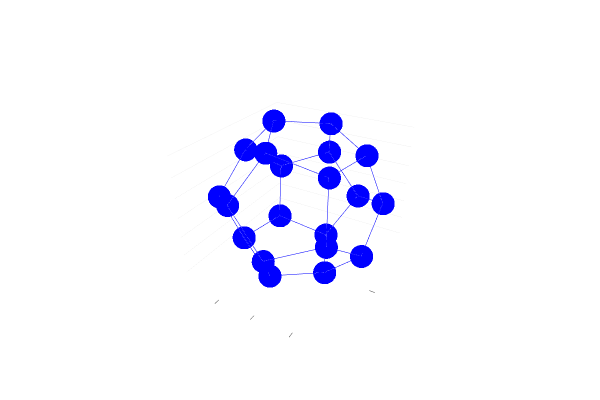

Notebook cell for this chart:
### Code cell
x = E.vectors[:,2]
y = E.vectors[:,3]
z = E.vectors[:,4]
plotlyjs()
plot_graph(M, x, y, z; setaxis=false);

### Figure 1 — Plotly figure (JSON) as saved in the notebook; plotly's stock layout.template omitted (floating-point values rounded to 4 significant figures)
{"data": [{"colorbar": {"title": ""}, "hoverinfo": "text", "legendgroup": "y1", "line": {"color": "rgba(0, 0, 255, 1.000)", "dash": "solid", "shape": "linear", "width": 1}, "mode": "lines", "name": "y1", "showlegend": true, "text": [null, null], "type": "scatter3d", "x": [0.3481, 0.2766], "xaxis": "x1", "y": [0.1698, 0.09643], "yaxis": "y1", "z": [-0.003281, 0.2534], "zmax": 0.1, "zmin": -0.1}, {"colorbar": {"title": ""}, "hoverinfo": "text", "legendgroup": "y2", "line": {"color": "rgba(0, 0, 255, 1.000)", "dash": "solid", "shape": "linear", "width": 1}, "mode": "lines", "name": "y2", "showlegend": true, "text": [null, null], "type": "scatter3d", "x": [0.2766, 0.2321], "xaxis": "x1", "y": [0.09643, -0.1764], "yaxis": "y1", "z": [0.2534, 0.255], "zmax": 0.1, "zmin": -0.1}, {"colorbar": {"title": ""}, "hoverinfo": "text", "legendgroup": "y3", "line": {"color": "rgba(0, 0, 255, 1.000)", "dash": "solid", "shape": "linear", "width": 1}, "mode": "lines", "name": "y3", "showlegend": true, "text": [null, null], "type": "scatter3d", "x": [0.2321, 0.2761], "xaxis": "x1", "y": [-0.1764, -0.2716], "yaxis": "y1", "z": [0.255, -0.000702], "zmax": 0.1, "zmin": -0.1}, {"colorbar": {"title": ""}, "hoverinfo": "text", "legendgroup": "y4", "line": {"color": "rgba(0, 0, 255, 1.000)", "dash": "solid", "shape": "linear", "width": 1}, "mode": "lines", "name": "y4", "showlegend": true, "text": [null, null], "type": "scatter3d", "x": [0.3481, 0.3478], "xaxis": "x1", "y": [0.1698, -0.05762], "yaxis": "y1", "z": [-0.003281, -0.1603], "zmax": 0.1, "zmin": -0.1}, {"colorbar": {"title": ""}, "hoverinfo": "text", "legendgroup": "y5", "line": {"color": "rgba(0, 0, 255, 1.000)", "dash": "solid", "shape": "linear", "width": 1}, "mode": "lines", "name": "y5", "showlegend": true, "text": [null, null], "type": "scatter3d", "x": [0.2761, 0.3478], "xaxis": "x1", "y": [-0.2716, -0.05762], "yaxis": "y1", "z": [-0.000702, -0.1603], "zmax": 0.1, "zmin": -0.1}, {"colorbar": {"title": ""}, "hoverinfo": "text", "legendgroup": "y6", "line": {"color": "rgba(0, 0, 255, 1.000)", "dash": "solid", "shape": "linear", "width": 1}, "mode": "lines", "name": "y6", "showlegend": true, "text": [null, null], "type": "scatter3d", "x": [0.3478, 0.1535], "xaxis": "x1", "y": [-0.05762, -0.02709], "yaxis": "y1", "z": [-0.1603, -0.3545], "zmax": 0.1, "zmin": -0.1}, {"colorbar": {"title": ""}, "hoverinfo": "text", "legendgroup": "y7", "line": {"color": "rgba(0, 0, 255, 1.000)", "dash": "solid", "shape": "linear", "width": 1}, "mode": "lines", "name": "y7", "showlegend": true, "text": [null, null], "type": "scatter3d", "x": [0.1535, -0.03823], "xaxis": "x1", "y": [-0.02709, -0.2222], "yaxis": "y1", "z": [-0.3545, -0.3149], "zmax": 0.1, "zmin": -0.1}, {"colorbar": {"title": ""}, "hoverinfo": "text", "legendgroup": "y8", "line": {"color": "rgba(0, 0, 255, 1.000)", "dash": "solid", "shape": "linear", "width": 1}, "mode": "lines", "name": "y8", "showlegend": true, "text": [null, null], "type": "scatter3d", "x": [0.2761, 0.03755], "xaxis": "x1", "y": [-0.2716, -0.3733], "yaxis": "y1", "z": [-0.000702, -0.09625], "zmax": 0.1, "zmin": -0.1}, {"colorbar": {"title": ""}, "hoverinfo": "text", "legendgroup": "y9", "line": {"color": "rgba(0, 0, 255, 1.000)", "dash": "solid", "shape": "linear", "width": 1}, "mode": "lines", "name": "y9", "showlegend": true, "text": [null, null], "type": "scatter3d", "x": [-0.03823, 0.03755], "xaxis": "x1", "y": [-0.2222, -0.3733], "yaxis": "y1", "z": [-0.3149, -0.09625], "zmax": 0.1, "zmin": -0.1}, {"colorbar": {"title": ""}, "hoverinfo": "text", "legendgroup": "y10", "line": {"color": "rgba(0, 0, 255, 1.000)", "dash": "solid", "shape": "linear", "width": 1}, "mode": "lines", "name": "y10", "showlegend": true, "text": [null, null], "type": "scatter3d", "x": [-0.03823, -0.2766], "xaxis": "x1", "y": [-0.2222, -0.09643], "yaxis": "y1", "z": [-0.3149, -0.2534], "zmax": 0.1, "zmin": -0.1}, {"colorbar": {"title": ""}, "hoverinfo": "text", "legendgroup": "y11", "line": {"color": "rgba(0, 0, 255, 1.000)", "dash": "solid", "shape": "linear", "width": 1}, "mode": "lines", "name": "y11", "showlegend": true, "text": [null, null], "type": "scatter3d", "x": [-0.2766, -0.3481], "xaxis": "x1", "y": [-0.09643, -0.1698], "yaxis": "y1", "z": [-0.2534, 0.003281], "zmax": 0.1, "zmin": -0.1}, {"colorbar": {"title": ""}, "hoverinfo": "text", "legendgroup": "y12", "line": {"color": "rgba(0, 0, 255, 1.000)", "dash": "solid", "shape": "linear", "width": 1}, "mode": "lines", "name": "y12", "showlegend": true, "text": [null, null], "type": "scatter3d", "x": [0.03755, -0.1539], "xaxis": "x1", "y": [-0.3733, -0.3409], "yaxis": "y1", "z": [-0.09625, 0.1004], "zmax": 0.1, "zmin": -0.1}, {"colorbar": {"title": ""}, "hoverinfo": "text", "legendgroup": "y13", "line": {"color": "rgba(0, 0, 255, 1.000)", "dash": "solid", "shape": "linear", "width": 1}, "mode": "lines", "name": "y13", "showlegend": true, "text": [null, null], "type": "scatter3d", "x": [-0.3481, -0.1539], "xaxis": "x1", "y": [-0.1698, -0.3409], "yaxis": "y1", "z": [0.003281, 0.1004], "zmax": 0.1, "zmin": -0.1}, {"colorbar": {"title": ""}, "hoverinfo": "text", "legendgroup": "y14", "line": {"color": "rgba(0, 0, 255, 1.000)", "dash": "solid", "shape": "linear", "width": 1}, "mode": "lines", "name": "y14", "showlegend": true, "text": [null, null], "type": "scatter3d", "x": [-0.3481, -0.3478], "xaxis": "x1", "y": [-0.1698, 0.05762], "yaxis": "y1", "z": [0.003281, 0.1603], "zmax": 0.1, "zmin": -0.1}, {"colorbar": {"title": ""}, "hoverinfo": "text", "legendgroup": "y15", "line": {"color": "rgba(0, 0, 255, 1.000)", "dash": "solid", "shape": "linear", "width": 1}, "mode": "lines", "name": "y15", "showlegend": true, "text": [null, null], "type": "scatter3d", "x": [0.2321, -0.03371], "xaxis": "x1", "y": [-0.1764, -0.2192], "yaxis": "y1", "z": [0.255, 0.3175], "zmax": 0.1, "zmin": -0.1}, {"colorbar": {"title": ""}, "hoverinfo": "text", "legendgroup": "y16", "line": {"color": "rgba(0, 0, 255, 1.000)", "dash": "solid", "shape": "linear", "width": 1}, "mode": "lines", "name": "y16", "showlegend": true, "text": [null, null], "type": "scatter3d", "x": [-0.1539, -0.03371], "xaxis": "x1", "y": [-0.3409, -0.2192], "yaxis": "y1", "z": [0.1004, 0.3175], "zmax": 0.1, "zmin": -0.1}, {"colorbar": {"title": ""}, "hoverinfo": "text", "legendgroup": "y17", "line": {"color": "rgba(0, 0, 255, 1.000)", "dash": "solid", "shape": "linear", "width": 1}, "mode": "lines", "name": "y17", "showlegend": true, "text": [null, null], "type": "scatter3d", "x": [-0.3478, -0.1535], "xaxis": "x1", "y": [0.05762, 0.02709], "yaxis": "y1", "z": [0.1603, 0.3545], "zmax": 0.1, "zmin": -0.1}, {"colorbar": {"title": ""}, "hoverinfo": "text", "legendgroup": "y18", "line": {"color": "rgba(0, 0, 255, 1.000)", "dash": "solid", "shape": "linear", "width": 1}, "mode": "lines", "name": "y18", "showlegend": true, "text": [null, null], "type": "scatter3d", "x": [-0.03371, -0.1535], "xaxis": "x1", "y": [-0.2192, 0.02709], "yaxis": "y1", "z": [0.3175, 0.3545], "zmax": 0.1, "zmin": -0.1}, {"colorbar": {"title": ""}, "hoverinfo": "text", "legendgroup": "y19", "line": {"color": "rgba(0, 0, 255, 1.000)", "dash": "solid", "shape": "linear", "width": 1}, "mode": "lines", "name": "y19", "showlegend": true, "text": [null, null], "type": "scatter3d", "x": [0.2766, 0.03823], "xaxis": "x1", "y": [0.09643, 0.2222], "yaxis": "y1", "z": [0.2534, 0.3149], "zmax": 0.1, "zmin": -0.1}, {"colorbar": {"title": ""}, "hoverinfo": "text", "legendgroup": "y20", "line": {"color": "rgba(0, 0, 255, 1.000)", "dash": "solid", "shape": "linear", "width": 1}, "mode": "lines", "name": "y20", "showlegend": true, "text": [null, null], "type": "scatter3d", "x": [-0.1535, 0.03823], "xaxis": "x1", "y": [0.02709, 0.2222], "yaxis": "y1", "z": [0.3545, 0.3149], "zmax": 0.1, "zmin": -0.1}, {"colorbar": {"title": ""}, "hoverinfo": "text", "legendgroup": "y21", "line": {"color": "rgba(0, 0, 255, 1.000)", "dash": "solid", "shape": "linear", "width": 1}, "mode": "lines", "name": "y21", "showlegend": true, "text": [null, null], "type": "scatter3d", "x": [0.3481, 0.1539], "xaxis": "x1", "y": [0.1698, 0.3409], "yaxis": "y1", "z": [-0.003281, -0.1004], "zmax": 0.1, "zmin": -0.1}, {"colorbar": {"title": ""}, "hoverinfo": "text", "legendgroup": "y22", "line": {"color": "rgba(0, 0, 255, 1.000)", "dash": "solid", "shape": "linear", "width": 1}, "mode": "lines", "name": "y22", "showlegend": true, "text": [null, null], "type": "scatter3d", "x": [0.03823, -0.03755], "xaxis": "x1", "y": [0.2222, 0.3733], "yaxis": "y1", "z": [0.3149, 0.09625], "zmax": 0.1, "zmin": -0.1}, {"colorbar": {"title": ""}, "hoverinfo": "text", "legendgroup": "y23", "line": {"color": "rgba(0, 0, 255, 1.000)", "dash": "solid", "shape": "linear", "width": 1}, "mode": "lines", "name": "y23", "showlegend": true, "text": [null, null], "type": "scatter3d", "x": [0.1539, -0.03755], "xaxis": "x1", "y": [0.3409, 0.3733], "yaxis": "y1", "z": [-0.1004, 0.09625], "zmax": 0.1, "zmin": -0.1}, {"colorbar": {"title": ""}, "hoverinfo": "text", "legendgroup": "y24", "line": {"color": "rgba(0, 0, 255, 1.000)", "dash": "solid", "shape": "linear", "width": 1}, "mode": "lines", "name": "y24", "showlegend": true, "text": [null, null], "type": "scatter3d", "x": [0.1535, 0.03371], "xaxis": "x1", "y": [-0.02709, 0.2192], "yaxis": "y1", "z": [-0.3545, -0.3175], "zmax": 0.1, "zmin": -0.1}, {"colorbar": {"title": ""}, "hoverinfo": "text", "legendgroup": "y25", "line": {"color": "rgba(0, 0, 255, 1.000)", "dash": "solid", "shape": "linear", "width": 1}, "mode": "lines", "name": "y25", "showlegend": true, "text": [null, null], "type": "scatter3d", "x": [0.1539, 0.03371], "xaxis": "x1", "y": [0.3409, 0.2192], "yaxis": "y1", "z": [-0.1004, -0.3175], "zmax": 0.1, "zmin": -0.1}, {"colorbar": {"title": ""}, "hoverinfo": "text", "legendgroup": "y26", "line": {"color": "rgba(0, 0, 255, 1.000)", "dash": "solid", "shape": "linear", "width": 1}, "mode": "lines", "name": "y26", "showlegend": true, "text": [null, null], "type": "scatter3d", "x": [-0.2766, -0.2321], "xaxis": "x1", "y": [-0.09643, 0.1764], "yaxis": "y1", "z": [-0.2534, -0.255], "zmax": 0.1, "zmin": -0.1}, {"colorbar": {"title": ""}, "hoverinfo": "text", "legendgroup": "y27", "line": {"color": "rgba(0, 0, 255, 1.000)", "dash": "solid", "shape": "linear", "width": 1}, "mode": "lines", "name": "y27", "showlegend": true, "text": [null, null], "type": "scatter3d", "x": [0.03371, -0.2321], "xaxis": "x1", "y": [0.2192, 0.1764], "yaxis": "y1", "z": [-0.3175, -0.255], "zmax": 0.1, "zmin": -0.1}, {"colorbar": {"title": ""}, "hoverinfo": "text", "legendgroup": "y28", "line": {"color": "rgba(0, 0, 255, 1.000)", "dash": "solid", "shape": "linear", "width": 1}, "mode": "lines", "name": "y28", "showlegend": true, "text": [null, null], "type": "scatter3d", "x": [-0.3478, -0.2761], "xaxis": "x1", "y": [0.05762, 0.2716], "yaxis": "y1", "z": [0.1603, 0.000702], "zmax": 0.1, "zmin": -0.1}, {"colorbar": {"title": ""}, "hoverinfo": "text", "legendgroup": "y29", "line": {"color": "rgba(0, 0, 255, 1.000)", "dash": "solid", "shape": "linear", "width": 1}, "mode": "lines", "name": "y29", "showlegend": true, "text": [null, null], "type": "scatter3d", "x": [-0.03755, -0.2761], "xaxis": "x1", "y": [0.3733, 0.2716], "yaxis": "y1", "z": [0.09625, 0.000702], "zmax": 0.1, "zmin": -0.1}, {"colorbar": {"title": ""}, "hoverinfo": "text", "legendgroup": "y30", "line": {"color": "rgba(0, 0, 255, 1.000)", "dash": "solid", "shape": "linear", "width": 1}, "mode": "lines", "name": "y30", "showlegend": true, "text": [null, null], "type": "scatter3d", "x": [-0.2321, -0.2761], "xaxis": "x1", "y": [0.1764, 0.2716], "yaxis": "y1", "z": [-0.255, 0.000702], "zmax": 0.1, "zmin": -0.1}, {"colorbar": {"title": ""}, "hoverinfo": "text", "legendgroup": "y31", "marker": {"color": "rgba(0, 0, 255, 1.000)", "line": {"color": "rgba(0, 0, 0, 0.000)", "width": 1}, "size": 8, "symbol": "circle"}, "mode": "markers", "name": "y31", "showlegend": true, "text": [null, null, null, null, null, null, null, null, null, null, null, null, null, null, null, null, null, null, null, null], "type": "scatter3d", "x": [0.3481, 0.2766, 0.2321, 0.2761, 0.3478, 0.1535, -0.03823, 0.03755, -0.2766, -0.3481, -0.1539, -0.3478, -0.03371, -0.1535, 0.03823, 0.1539, -0.03755, 0.03371, -0.2321, -0.2761], "xaxis": "x1", "y": [0.1698, 0.09643, -0.1764, -0.2716, -0.05762, -0.02709, -0.2222, -0.3733, -0.09643, -0.1698, -0.3409, 0.05762, -0.2192, 0.02709, 0.2222, 0.3409, 0.3733, 0.2192, 0.1764, 0.2716], "yaxis": "y1", "z": [-0.003281, 0.2534, 0.255, -0.000702, -0.1603, -0.3545, -0.3149, -0.09625, -0.2534, 0.003281, 0.1004, 0.1603, 0.3175, 0.3545, 0.3149, -0.1004, 0.09625, -0.3175, -0.255, 0.000702], "zmax": 0.1, "zmin": -0.1}], "layout": {"annotations": [], "height": 400, "margin": {"b": 20, "l": 0, "r": 0, "t": 20}, "paper_bgcolor": "rgba(255, 255, 255, 1.000)", "plot_bgcolor": "rgba(255, 255, 255, 1.000)", "scene": {"camera": {"eye": {"x": 1.126, "y": -1.95, "z": 1.3}}, "xaxis": {"anchor": "y1", "domain": [0.006562, 0.9934], "gridcolor": "rgba(0, 0, 0, 0.100)", "gridwidth": 0.5, "linecolor": "rgba(0, 0, 0, 1.000)", "mirror": false, "range": [-0.3829, 0.3829], "showgrid": false, "showline": false, "showticklabels": false, "tickangle": 0, "ticks": "inside", "title": "", "type": "-", "visible": true, "zeroline": false, "zerolinecolor": "rgba(0, 0, 0, 1.000)"}, "yaxis": {"anchor": "x1", "domain": [0.009843, 0.9902], "gridcolor": "rgba(0, 0, 0, 0.100)", "gridwidth": 0.5, "linecolor": "rgba(0, 0, 0, 1.000)", "mirror": false, "range": [-0.4106, 0.4106], "showgrid": false, "showline": false, "showticklabels": false, "tickangle": 0, "ticks": "inside", "title": "", "type": "-", "visible": true, "zeroline": false, "zerolinecolor": "rgba(0, 0, 0, 1.000)"}, "zaxis": {"gridcolor": "rgba(0, 0, 0, 0.100)", "gridwidth": 0.5, "linecolor": "rgba(0, 0, 0, 1.000)", "mirror": false, "range": [-0.39, 0.39], "showgrid": true, "showline": false, "showticklabels": false, "tickangle": 0, "tickcolor": "rgba(0, 0, 0, 0.000)", "tickfont": {"color": "rgba(0, 0, 0, 1.000)", "family": "sans-serif", "size": 11}, "tickmode": "array", "ticks": "inside", "ticktext": ["-0.3", "-0.2", "-0.1", "0.0", "0.1", "0.2", "0.3"], "tickvals": [-0.3, -0.2, -0.1, 0, 0.1, 0.2, 0.3], "title": "", "titlefont": {"color": "rgba(0, 0, 0, 1.000)", "family": "sans-serif", "size": 15}, "type": "-", "visible": true, "zeroline": false, "zerolinecolor": "rgba(0, 0, 0, 1.000)"}}, "showlegend": false, "width": 600}}
